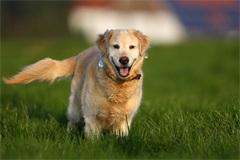
%> input picture ps0_matlab_Haoyang_Zeng/input/ps0-1-a-1.png, 240 x 160 px
$ octave ps0_2_b.m   (GNU Octave 9; MATLAB toolbox functions it lacks are replaced by stand-ins)
%> lines starting %> are read from the running program, lines starting %| are printed output that depends on the picture
F1 = imread('ps0-1-a-1.png');
%> F1 is the input picture: size 160x240x3 uint8; mean R, G, B 95.6, 95.9, 52.4
F1(:,:,1) = 0;
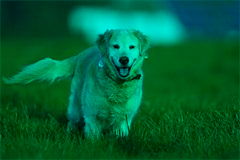
%> F1: size 160x240x3 uint8; mean R, G, B 0, 95.9, 52.4
F1(:,:,3) = 0;
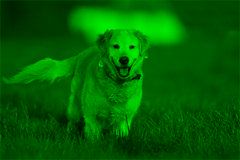
%> F1: size 160x240x3 uint8; mean R, G, B 0, 95.9, 0
G = F1(:,:,2);
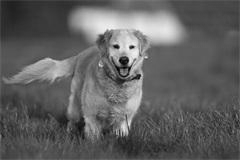
%> G: size 160x240 uint8; min 0, max 246, mean 95.9
G = double(G);
%> G: size 160x240 double
[m,n,x] = size(F1);
%> m = 160; n = 240; x = 3
max = 0;
min = 255;
sum = 0;
avg = 0;
var = 0;
dev = 0;
for i = 1:m
    for j = 1:n
        if G(i,j) > max
            max = G(i,j);
        end
        if G(i,j) < min
            min = G(i,j);
        end
        sum = sum + G(i,j);
    end
end
%> after the loop, max = 246; min = 0; sum = 3683267
avg = sum /(m * n);
%> avg = 95.92
for i = 1:m
    for j = 1:n
        var = var + (G(i,j) - avg) ^ 2;
    end
end
%> after the loop, var = 62198047.4
dev = sqrt(var /(m * n));
%> dev = 40.25
imshow(F1), title('Green');

$ run again, with ps0_matlab_Haoyang_Zeng/input/ps0-1-a-2.png copied over ps0_matlab_Haoyang_Zeng/input/ps0-1-a-1.png
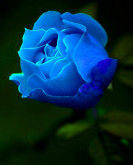
%> input picture ps0_matlab_Haoyang_Zeng/input/ps0-1-a-2.png, 133 x 165 px
%> F1 is the input picture: size 165x133x3 uint8; mean R, G, B 6.1, 47.1, 66.7
%> `F1(:,:,3) = 0;`:
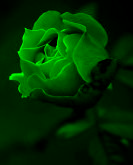
%> F1: size 165x133x3 uint8; mean R, G, B 0, 47.1, 0
%> `G = F1(:,:,2);`:
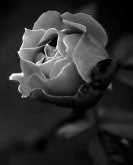
%> G: size 165x133 uint8; min 0, max 255, mean 47.1
%> after the loop `for i = 1:m`: max = 255; min = 0; sum = 1033046
%> avg = 47.07
%> after the loop `for i = 1:m`: var = 44006551.8
%> dev = 44.78

$ run again, with ps0_matlab_Haoyang_Zeng/input/im1.jpg saved as ps0_matlab_Haoyang_Zeng/input/ps0-1-a-1.png
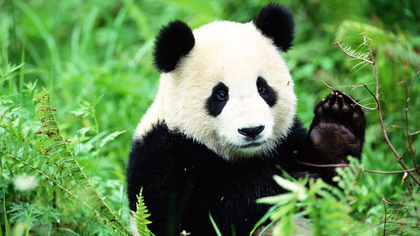
%> input picture ps0_matlab_Haoyang_Zeng/input/im1.jpg, 420 x 236 px, shrunk from 1400 x 788 before the run
%> F1 is the input picture: size 236x420x3 uint8; mean R, G, B 98.2, 139.5, 81.5
%> `F1(:,:,3) = 0;`:
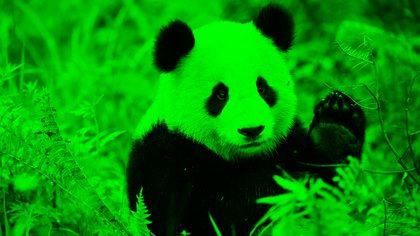
%> F1: size 236x420x3 uint8; mean R, G, B 0, 139.5, 0
%> `G = F1(:,:,2);`:
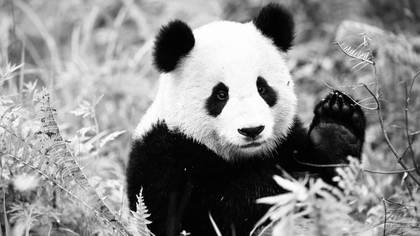
%> G: size 236x420 uint8; min 0, max 255, mean 139.5
%> after the loop `for i = 1:m`: max = 255; min = 0; sum = 13823620
%> avg = 139.5
%> after the loop `for i = 1:m`: var = 617404465.8
%> dev = 78.92
